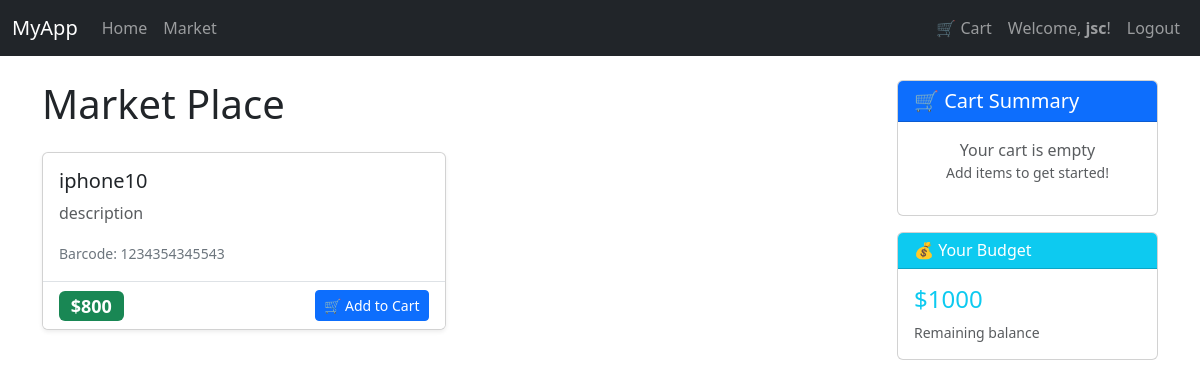
/market (signed in), run on an earlier commit of the app's database.
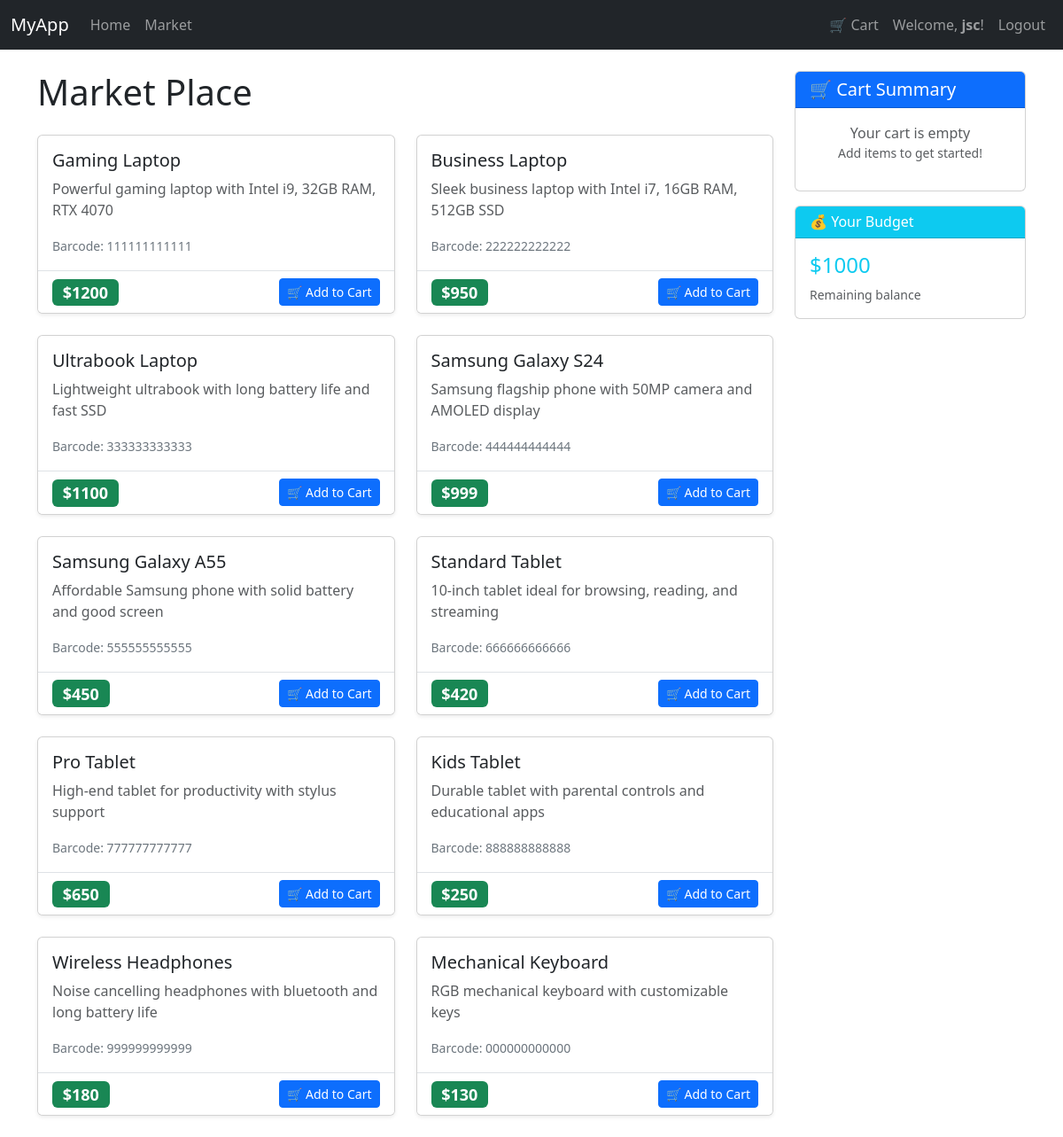
And on a later commit of the database.
### market/models.py (models this page shows, shortened)
class User(db.Model,UserMixin):
    id = db.Column(db.Integer, primary_key=True)
    username = db.Column(db.String(30), nullable=False, unique=True)
    email_address = db.Column(db.String(50), nullable=False, unique=True)
    password_hash = db.Column(db.String(60), nullable=False)
    budget = db.Column(db.Integer, nullable=False, default=1000)
    items = db.relationship('Item', backref='owned_user', lazy=True)
    @property
    def password(self):
        raise AttributeError('Password is not a readable attribute!')

class Item(db.Model):
    id = db.Column(db.Integer, primary_key=True)
    name = db.Column(db.String(30), nullable=False)
    price = db.Column(db.Integer, nullable=False)
    barcode = db.Column(db.String(12), nullable=False)
    description = db.Column(db.String(1024), nullable=False, unique=True)
    owner = db.Column(db.Integer, db.ForeignKey('user.id'))

### market/routes.py (the view)
@app.route('/market')
@login_required
def market_page():
    items = Item.query.all()
    return render_template("market.html", items=items)

### market/models.py (called while the page is built)
@login_manager.user_loader
def load_user(user_id):
    return User.query.get(int(user_id))

### market/templates/market.html (shortened to what this page needs)
{% extends "base.html" %}
{% block content %}
<div class="row">
    <div class="col-md-9">
        <h1 class="mb-4">Market Place</h1>
        {% if items %}
        <div class="row">
            {% for item in items %}
            <div class="col-md-6 mb-4">
                <div class="card h-100 shadow-sm hover-effect">
                    <div class="card-body">
                        <h5 class="card-title">{{ item.name }}</h5>
                        <p class="card-text text-muted">{{ item.description }}</p>
                        <div class="row align-items-center">
                            <div class="col">
                                <p class="mb-0"><small class="text-secondary">Barcode: {{ item.barcode }}</small></p>
                            </div>
                        </div>
                    </div>
                    <div class="card-footer bg-white border-top">
                        <div class="d-flex justify-content-between align-items-center">
                            <h4 class="mb-0"><span class="badge bg-success">${{ item.price }}</span></h4>
                            <a href="{{ url_for('add_to_cart', item_id=item.id) }}" class="btn btn-primary btn-sm">
                                🛒 Add to Cart
                            </a>
                        </div>
                    </div>
                </div>
            </div>
            {% endfor %}
        </div>
        {% else %}
        <div class="alert alert-info" role="alert">
            <h4 class="alert-heading">No Items Available</h4>
            <p>There are currently no items in the marketplace.</p>
        </div>
        {% endif %}
    </div>
    <div class="col-md-3">
        <div class="card sticky-top" style="top: 20px;">
            <div class="card-header bg-primary text-white">
                <h5 class="mb-0">🛒 Cart Summary</h5>
            </div>
            <div class="card-body">
                {% set cart = session.get('cart', []) %}
                {% if cart %}
                    <div class="mb-3">
                        <h6>Items in Cart: <span class="badge bg-secondary">{{ cart|length }}</span></h6>
                    </div>
                    <div class="cart-items" style="max-height: 300px; overflow-y: auto;">
                        {% for item in cart %}
                        <div class="mb-2 p-2 border-bottom">
                            <p class="mb-1"><strong>{{ item.name }}</strong></p>
                            <p class="mb-1">Qty: <strong>{{ item.quantity }}</strong> × ${{ item.price }}</p>
                            <p class="mb-0 text-success"><strong>${{ item.price * item.quantity }}</strong></p>
                        </div>
                        {% endfor %}
                    </div>
                    <hr>
                    {% set total_price = 0 %}
                    {% for item in cart %}
                        {% set total_price = total_price + (item.price * item.quantity) %}
                    {% endfor %}
                    <div class="d-flex justify-content-between mb-3">
                        <h6>Total:</h6>
                        <h5 class="text-success"><strong>${{ total_price }}</strong></h5>
                    </div>
                    <a href="{{ url_for('view_cart') }}" class="btn btn-primary w-100 mb-2">View Cart</a>
                    <a href="{{ url_for('checkout') }}" class="btn btn-success w-100">Checkout</a>
                {% else %}
                    <p class="text-muted text-center mb-0">Your cart is empty</p>
                    <p class="text-muted text-center small">Add items to get started!</p>
                {% endif %}
            </div>
        </div>
        <div class="card mt-3">
            <div class="card-header bg-info text-white">
                <h6 class="mb-0">💰 Your Budget</h6>
            </div>
            <div class="card-body">
                <h4 class="text-info">${{ current_user.budget }}</h4>
                <p class="mb-0 small text-muted">Remaining balance</p>
            </div>
        </div>
    </div>
</div>
{% endblock %}

### market/templates/base.html (shortened to what this page needs)
<!DOCTYPE html>
<html lang="en">
<head>
    <link href="https://cdn.jsdelivr.net/npm/bootstrap@5.3.0/dist/css/bootstrap.min.css" rel="stylesheet">
</head>
<body>
<nav class="navbar navbar-expand-lg navbar-dark bg-dark">
    <div class="container-fluid">
        <a class="navbar-brand" href="{{ url_for('home_page') }}">MyApp</a>
        <div class="collapse navbar-collapse" id="navbarNav">
            <ul class="navbar-nav me-auto">
                <li class="nav-item">
                    <a class="nav-link" href="{{ url_for('home_page') }}">Home</a>
                </li>
                {% if current_user.is_authenticated %}
                <li class="nav-item">
                    <a class="nav-link" href="{{ url_for('market_page') }}">Market</a>
                </li>
                {% endif %}
            </ul>
            <ul class="navbar-nav">
                {% if current_user.is_authenticated %}
                    <li class="nav-item">
                        <a class="nav-link" href="{{ url_for('view_cart') }}">
                            🛒 Cart
                            {% set cart = session.get('cart', []) %}
                        </a>
                    </li>
                    <li class="nav-item">
                        <span class="nav-link">Welcome, <strong>{{ current_user.username }}</strong>!</span>
                    </li>
                    <li class="nav-item">
                        <a class="nav-link" href="{{ url_for('logout_page') }}">Logout</a>
                    </li>
                {% endif %}
            </ul>
        </div>
    </div>
</nav>
<div class="container mt-4">
    {% block content %}
    {% endblock %}
</div>
</body>
</html>

### market/templates/market.html (style rules this page uses)
.hover-effect { transition: transform 0.3s ease, box-shadow 0.3s ease; }

What changed in the data, as far as the page shows it:
removed Item: name "iphone10", description "description", barcode "1234354345543", price "800"
added Item: name "Gaming Laptop", description "Powerful gaming laptop with Intel i9, 32GB RAM, RTX 4070", barcode "111111111111", price "1200"
added Item: name "Business Laptop", description "Sleek business laptop with Intel i7, 16GB RAM, 512GB SSD", barcode "222222222222", price "950"
added Item: name "Ultrabook Laptop", description "Lightweight ultrabook with long battery life and fast SSD", barcode "333333333333", price "1100"
added Item: name "Samsung Galaxy S24", description "Samsung flagship phone with 50MP camera and AMOLED display", barcode "444444444444", price "999"
added Item: name "Samsung Galaxy A55", description "Affordable Samsung phone with solid battery and good screen", barcode "555555555555", price "450"
added Item: name "Standard Tablet", description "10-inch tablet ideal for browsing, reading, and streaming", barcode "666666666666", price "420"
added Item: name "Pro Tablet", description "High-end tablet for productivity with stylus support", barcode "777777777777", price "650"
added Item: name "Kids Tablet", description "Durable tablet with parental controls and educational apps", barcode "888888888888", price "250"
added Item: name "Wireless Headphones", description "Noise cancelling headphones with bluetooth and long battery life", barcode "999999999999", price "180"
added Item: name "Mechanical Keyboard", description "RGB mechanical keyboard with customizable keys", barcode "000000000000", price "130"
